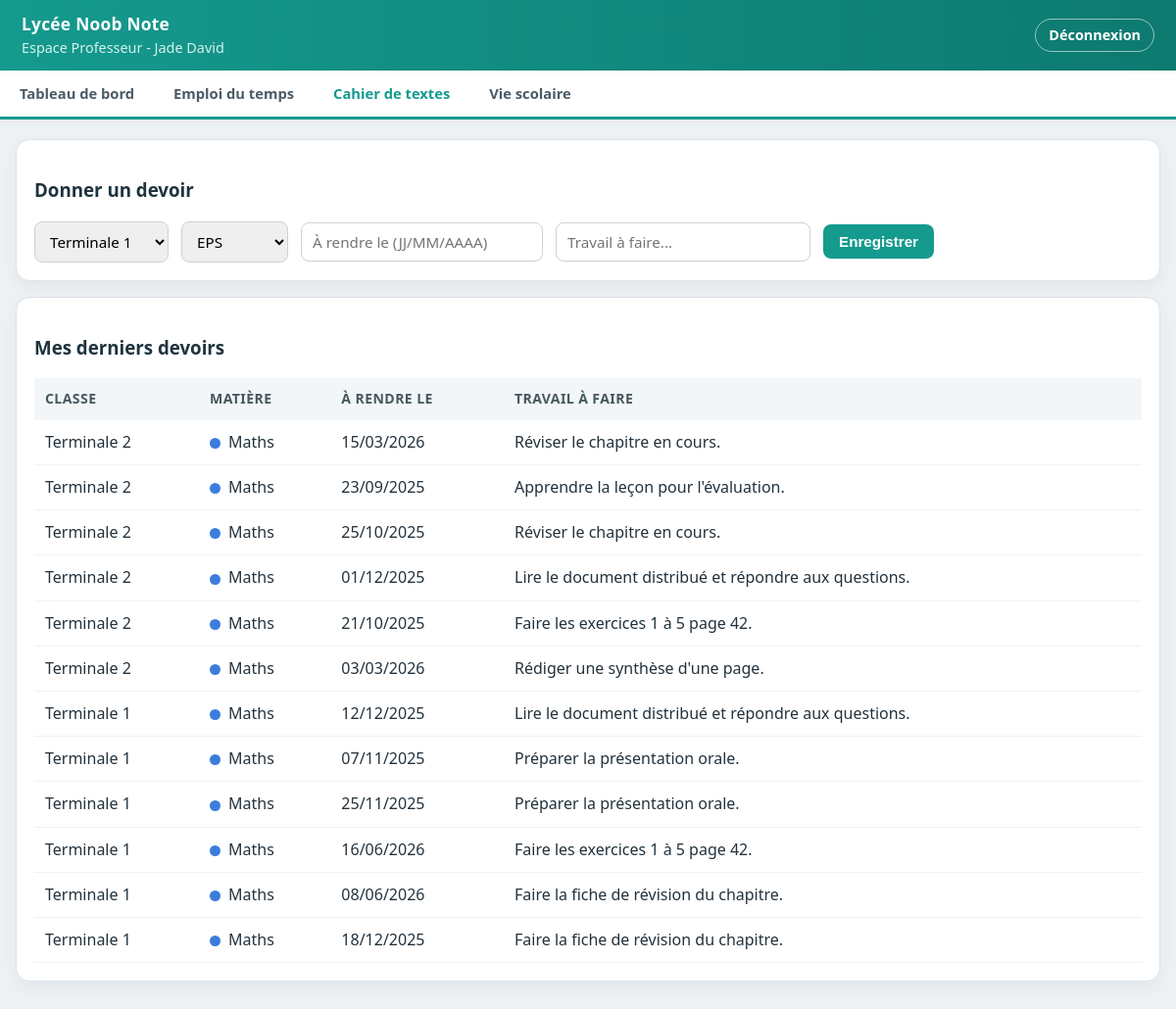
/prof/cahier (signed in), run on the app's committed database.
### tables this page shows
CREATE TABLE Devoirs (
            id_devoir INTEGER PRIMARY KEY AUTOINCREMENT,
            id_classe INTEGER,
            id_matiere INTEGER,
            id_prof TEXT,
            date_donne TEXT,
            date_pour TEXT,
            description TEXT,
            FOREIGN KEY(id_classe) REFERENCES Classes(id_classe),
            FOREIGN KEY(id_matiere) REFERENCES Matieres(id_matiere),
            FOREIGN KEY(id_prof) REFERENCES Professeurs(id_prof)
        );

CREATE TABLE Classes (id_classe INTEGER PRIMARY KEY, nom_classe TEXT);

CREATE TABLE Matieres (id_matiere INTEGER PRIMARY KEY, nom_matiere TEXT);

### app.py (the view)
@app.route('/prof/cahier', methods=['GET', 'POST'])
@login_requis('PROF')
def prof_cahier():
    prof = prof_connecte()
    if request.method == 'POST':
        prof.ajouter_devoir(request.form['classe'], request.form['matiere'],
                            request.form['date_pour'], request.form['description'])
        flash("Devoir ajouté au cahier de textes.")
        return redirect(url_for('prof_cahier'))
    return render_template('prof_cahier.html', onglet_actif='cahier',
                           classes=prof.lister_classes(), matieres=prof.lister_matieres(),
                           devoirs=prof.lister_mes_devoirs())

### app.py (called while the page is built)
def couleur_matiere(nom_matiere):
    return COULEURS_MATIERES.get(nom_matiere, COULEUR_MATIERE_DEFAUT)

@app.context_processor
def injecter_outils():
    return {
        'couleur_matiere': couleur_matiere,
        'jour_aujourdhui': JOURS_SEMAINE[datetime.now().weekday()] if datetime.now().weekday() < 5 else None,
    }

def executer_sql(sql, params=(), fetch=False, commit=False):
    with sqlite3.connect(DB_PATH) as conn:
        cur = conn.cursor()
        cur.execute(sql, params)
        if commit:
            conn.commit()
        return cur.fetchall() if fetch else None

def login_requis(role=None):
    def decorateur(fonction):
        @wraps(fonction)
        def enveloppe(*args, **kwargs):
            utilisateur = session.get('user')
            if not utilisateur or (role and utilisateur['role'] != role):
                return redirect(url_for('login'))
            return fonction(*args, **kwargs)
        return enveloppe
    return decorateur

def prof_connecte():
    u = session['user']
    return Professeur(u['id'], u['nom'], u['prenom'])

    def _executer(self, sql, params=(), fetch=False, commit=False):
        return executer_sql(sql, params, fetch=fetch, commit=commit)

    def lister_classes(self):
        sql = "SELECT id_classe, nom_classe FROM Classes ORDER BY id_classe"
        return self._executer(sql, fetch=True)

    def lister_matieres(self):
        sql = "SELECT id_matiere, nom_matiere FROM Matieres ORDER BY nom_matiere"
        return self._executer(sql, fetch=True)

    def lister_mes_devoirs(self):
        sql = '''SELECT Classes.nom_classe, Matieres.nom_matiere,
                        Devoirs.date_pour, Devoirs.description
                 FROM Devoirs
                 JOIN Classes ON Devoirs.id_classe = Classes.id_classe
                 JOIN Matieres ON Devoirs.id_matiere = Matieres.id_matiere
                 WHERE Devoirs.id_prof = ?
                 ORDER BY Devoirs.id_devoir DESC LIMIT 40'''
        lignes = self._executer(sql, (self.id,), fetch=True)
        return [{'classe': c, 'matiere': m, 'date_pour': d, 'description': desc}
                for c, m, d, desc in lignes]

### templates/prof_cahier.html (shortened to what this page needs)
{% extends "base_prof.html" %}
{% block contenu %}
<div class="card">
    <h3>Donner un devoir</h3>
    <form method="POST" action="{{ url_for('prof_cahier') }}" class="form-inline">
        <select name="classe" required>
            {% for c in classes %}
                <option value="{{ c[0] }}">{{ c[1] }}</option>
            {% endfor %}
        </select>
        <select name="matiere" required>
            {% for m in matieres %}
                <option value="{{ m[0] }}">{{ m[1] }}</option>
            {% endfor %}
        </select>
        <input type="text" name="date_pour" placeholder="À rendre le (JJ/MM/AAAA)" required>
        <input type="text" name="description" placeholder="Travail à faire..." style="min-width: 260px;" required>
        <button type="submit">Enregistrer</button>
    </form>
</div>
<div class="card">
    <h3>Mes derniers devoirs</h3>
    <table>
        <thead>
            <tr>
                <th>Classe</th>
                <th>Matière</th>
                <th>À rendre le</th>
                <th>Travail à faire</th>
            </tr>
        </thead>
        <tbody>
            {% for d in devoirs %}
            <tr>
                <td>{{ d.classe }}</td>
                <td>
                    {% set couleur = couleur_matiere(d.matiere) %}
                    <span class="pastille-matiere" style="background: {{ couleur.bord }};"></span>{{ d.matiere }}
                </td>
                <td>{{ d.date_pour }}</td>
                <td>{{ d.description }}</td>
            </tr>
            {% else %}
            <tr><td colspan="4">Aucun devoir enregistré pour l'instant.</td></tr>
            {% endfor %}
        </tbody>
    </table>
</div>
{% endblock %}

### static/css/style.css (style rules this page uses)
:root { --fond-page: #eef1f4; --fond-carte: #ffffff; --bordure: #dbe2e8; --texte-principal: #23323d; --texte-secondaire: #64757f; --pronote: #159a8e; --pronote-fonce: #0d7a70; --pronote-clair: #e3f5f2; --barre-foncee: #2f3a42; --danger: #d13b3b; --info: #2f78b7; }
* { box-sizing: border-box; }
body { margin: 0; font-family: 'Segoe UI', Tahoma, Geneva, Verdana, sans-serif; color: var(--texte-principal); background: var(--fond-page); line-height: 1.45; }
h2, h3, h4 { color: #1e343f; }
.card { background: var(--fond-carte); border: 1px solid var(--bordure); border-radius: 14px; padding: 18px; margin-bottom: 16px; box-shadow: 0 6px 16px rgba(43, 60, 75, 0.06); }
input, select { padding: 9px 11px; border: 1px solid #c9d3db; border-radius: 8px; margin-right: 5px; font-size: 0.95rem; font-family: inherit; }
button, .btn-login { border: none; border-radius: 8px; cursor: pointer; padding: 9px 16px; color: #fff; background: var(--pronote); font-weight: 600; font-size: 0.95rem; transition: background 0.15s; }
.form-inline { display: flex; gap: 8px; flex-wrap: wrap; align-items: center; }
table { width: 100%; border-collapse: collapse; }
th { text-align: left; background: #f2f6f8; color: #47585f; padding: 11px; font-size: 0.88rem; text-transform: uppercase; letter-spacing: 0.4px; }
td { border-bottom: 1px solid #eef2f4; padding: 11px; }
.pastille-matiere { display: inline-block; width: 11px; height: 11px; border-radius: 50%; margin-right: 8px; vertical-align: middle; }

### data on the page
Devoirs: classe "Terminale 2", matiere "Maths", date_pour "15/03/2026", description "Réviser le chapitre en cours."
Devoirs: classe "Terminale 2", matiere "Maths", date_pour "23/09/2025", description "Apprendre la leçon pour l'évaluation."
Devoirs: classe "Terminale 2", matiere "Maths", date_pour "25/10/2025", description "Réviser le chapitre en cours."
Devoirs: classe "Terminale 2", matiere "Maths", date_pour "01/12/2025", description "Lire le document distribué et répondre aux questions."
Devoirs: classe "Terminale 2", matiere "Maths", date_pour "21/10/2025", description "Faire les exercices 1 à 5 page 42."
Devoirs: classe "Terminale 2", matiere "Maths", date_pour "03/03/2026", description "Rédiger une synthèse d'une page."
Devoirs: classe "Terminale 1", matiere "Maths", date_pour "12/12/2025", description "Lire le document distribué et répondre aux questions."
Devoirs: classe "Terminale 1", matiere "Maths", date_pour "07/11/2025", description "Préparer la présentation orale."
Devoirs: classe "Terminale 1", matiere "Maths", date_pour "25/11/2025", description "Préparer la présentation orale."
Devoirs: classe "Terminale 1", matiere "Maths", date_pour "16/06/2026", description "Faire les exercices 1 à 5 page 42."
Devoirs: classe "Terminale 1", matiere "Maths", date_pour "08/06/2026", description "Faire la fiche de révision du chapitre."
Devoirs: classe "Terminale 1", matiere "Maths", date_pour "18/12/2025", description "Faire la fiche de révision du chapitre."

### other printed values
{{ session.user.prenom }} "Jade"
{{ session.user.nom }} "David"
form field classe "Terminale 1"
form field matiere "EPS"
